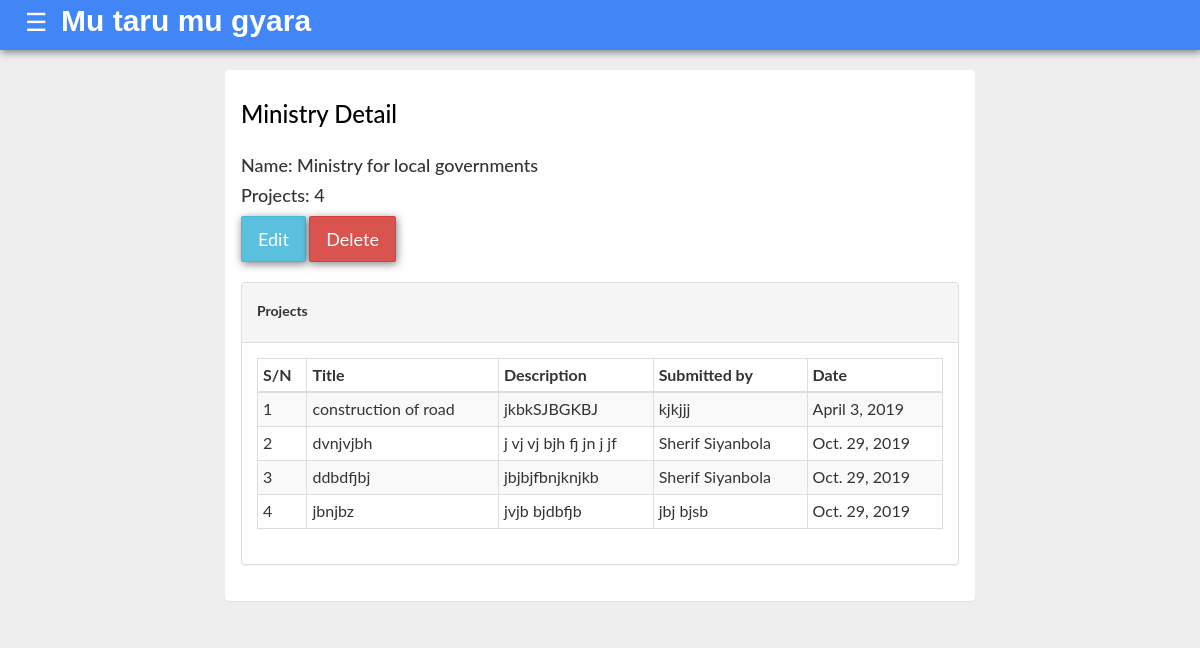
Page /ministrydetail/3/ (signed in) on the earlier database version.
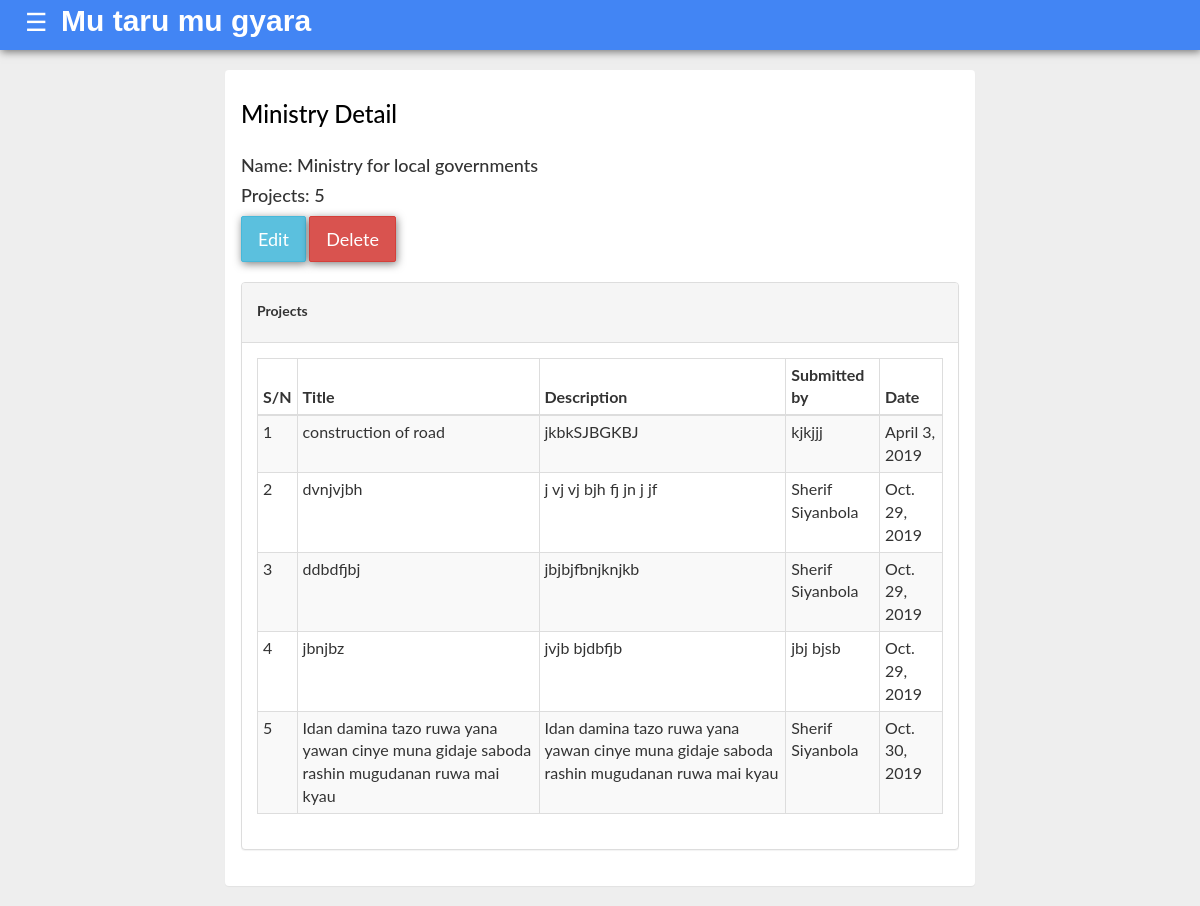
Same page on the later database version.
### mda/models.py (models this page shows, shortened)
class Ministry(models.Model):
    name = models.CharField(max_length=200)
    def ministryProjectCount(self):
        return self.projects.all().count()

### project/models.py (models this page shows, shortened)
class Project(models.Model):
    title = models.CharField(max_length = 250)
    description = models.TextField()
    lga = models.ForeignKey(Lga, on_delete=models.CASCADE, related_name='projects')
    ministry = models.ForeignKey(Ministry, on_delete=models.CASCADE, related_name='projects')
    date = models.DateField(default=timezone.now)
    unreviewed = 'unreviewed'
    approved = 'approved'
    disapproved = 'disapproved'
    STATUS_CHOICES = (
        (unreviewed,'unreviewed'),
        (approved,'approved'),
        (disapproved,'disapproved')
    )
    status = models.CharField(max_length = 15, choices = STATUS_CHOICES, default = unreviewed)
    progress = models.CharField(max_length = 3, default=0, verbose_name="progress(%)")
    progress_comment = models.TextField(default="none", blank=True)
    submitted_by = models.CharField(max_length = 100, verbose_name = 'Full Name', blank=True, null=True)
    phone = models.CharField(max_length = 15, verbose_name = 'Phone Number', blank=True, null=True)
    budget_year = models.ForeignKey(Year, on_delete=models.CASCADE, blank=True, null=True, related_name='projects')
    class Meta:
        verbose_name = 'Project'
        verbose_name_plural = 'All Projects'

### mda/views.py (the view)
# urls.py: path('ministrydetail/<int:pk>/', views.MinistryDetail.as_view(), name = 'ministry_detail'),
class MinistryDetail(LoginRequiredMixin, DetailView):
    model = Ministry

### mda/templates/mda/ministry_detail.html
{% extends 'base.html' %}
{% block content %}
<div class="col-sm-12 col-md-8 col-md-offset-2">
<div class="panel panel-inverse">
<div class="panel-heading">
<h3>Ministry Detail</h3>
</div>
<div class="panel-body">
<h4>Name:   {{ministry.name}}</h4>
<h4>Projects:  {{ministry.ministryProjectCount}}</h4>
<a class="btn btn-info btn-lg" href="{% url 'mda:ministry_update' ministry.id %}">Edit</a>
<a class="btn btn-danger btn-lg" href="{% url 'mda:ministry_delete' ministry.id %}">Delete</a>
<br><br>
<div class="panel panel-default">
                <div class="panel-heading">
                    <h5><b>Projects</b></h5>
                </div>
                <div class="panel-body">
                <div class="table-responsive">
                    <table class="table table-bordered table-striped table-condensed">
                        <thead>
                            <tr>
                                <th>S/N</th>
                                <th>Title</th>
                                <th>Description</th>
                                <th>Submitted by</th>
                                 <th>Date</th>
                            </tr>
                        </thead>
                        <tbody>
                            {% for project in ministry.projects.all %}
                            <tr>
                                <td>{{forloop.counter}}</td>
                                <td>{{project.title}}</td>
                                <td>{{project.description}}</td>
                                <td>{{project.submitted_by}}</td>
                                <td>{{project.date}}</td>
                                {% endfor %}
                            </tr>
                        </tbody>
                    </table>
                </div>
            </div>
        </div>
</div>
</div>
</div>
{% endblock content %}

Differences in the rows shown:
computed for Ministry "Ministry for local governments": ministryProjectCount "4" → "5"
added Project: title "Idan damina tazo ruwa yana yawan cinye muna gidaje saboda rashin mugudanan ruwa mai kyau", description "Idan damina tazo ruwa yana yawan cinye muna gidaje saboda rashin mugudanan ruwa mai kyau", submitted_by "Sherif Siyanbola", date "Oct. 30, 2019"
